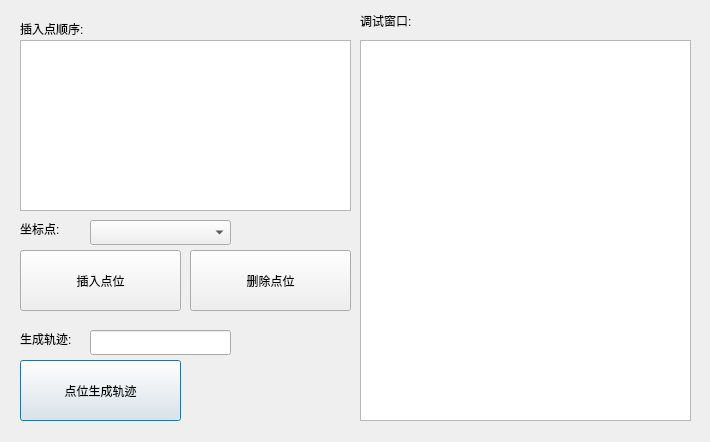
<?xml version="1.0" encoding="UTF-8"?>
<ui version="4.0">
 <class>keycreatpDlg</class>
 <widget class="QDialog" name="keycreatpDlg">
  <property name="geometry">
   <rect>
    <x>0</x>
    <y>0</y>
    <width>710</width>
    <height>442</height>
   </rect>
  </property>
  <property name="windowTitle">
   <string>Dialog</string>
  </property>
  <widget class="QLabel" name="label_11">
   <property name="geometry">
    <rect>
     <x>20</x>
     <y>330</y>
     <width>71</width>
     <height>17</height>
    </rect>
   </property>
   <property name="text">
    <string>生成轨迹:</string>
   </property>
  </widget>
  <widget class="QPushButton" name="creatpBtn">
   <property name="geometry">
    <rect>
     <x>20</x>
     <y>360</y>
     <width>161</width>
     <height>61</height>
    </rect>
   </property>
   <property name="text">
    <string>点位生成轨迹</string>
   </property>
  </widget>
  <widget class="QLineEdit" name="creatpnamelineEdit">
   <property name="geometry">
    <rect>
     <x>90</x>
     <y>330</y>
     <width>141</width>
     <height>25</height>
    </rect>
   </property>
  </widget>
  <widget class="QLabel" name="label">
   <property name="geometry">
    <rect>
     <x>360</x>
     <y>12</y>
     <width>67</width>
     <height>17</height>
    </rect>
   </property>
   <property name="text">
    <string>调试窗口:</string>
   </property>
  </widget>
  <widget class="QTextBrowser" name="record">
   <property name="geometry">
    <rect>
     <x>360</x>
     <y>40</y>
     <width>331</width>
     <height>381</height>
    </rect>
   </property>
  </widget>
  <widget class="QComboBox" name="creatpcomboBox">
   <property name="geometry">
    <rect>
     <x>90</x>
     <y>220</y>
     <width>141</width>
     <height>25</height>
    </rect>
   </property>
  </widget>
  <widget class="QLabel" name="label_12">
   <property name="geometry">
    <rect>
     <x>20</x>
     <y>220</y>
     <width>51</width>
     <height>17</height>
    </rect>
   </property>
   <property name="text">
    <string>坐标点:</string>
   </property>
  </widget>
  <widget class="QPushButton" name="creatpAddBtn">
   <property name="geometry">
    <rect>
     <x>20</x>
     <y>250</y>
     <width>161</width>
     <height>61</height>
    </rect>
   </property>
   <property name="text">
    <string>插入点位</string>
   </property>
  </widget>
  <widget class="QPushButton" name="creatpDelBtn">
   <property name="geometry">
    <rect>
     <x>190</x>
     <y>250</y>
     <width>161</width>
     <height>61</height>
    </rect>
   </property>
   <property name="text">
    <string>删除点位</string>
   </property>
  </widget>
  <widget class="QListWidget" name="creatplist">
   <property name="geometry">
    <rect>
     <x>20</x>
     <y>40</y>
     <width>331</width>
     <height>171</height>
    </rect>
   </property>
  </widget>
  <widget class="QLabel" name="label_2">
   <property name="geometry">
    <rect>
     <x>20</x>
     <y>20</y>
     <width>91</width>
     <height>17</height>
    </rect>
   </property>
   <property name="text">
    <string>插入点顺序:</string>
   </property>
  </widget>
 </widget>
 <resources/>
 <connections/>
</ui>
